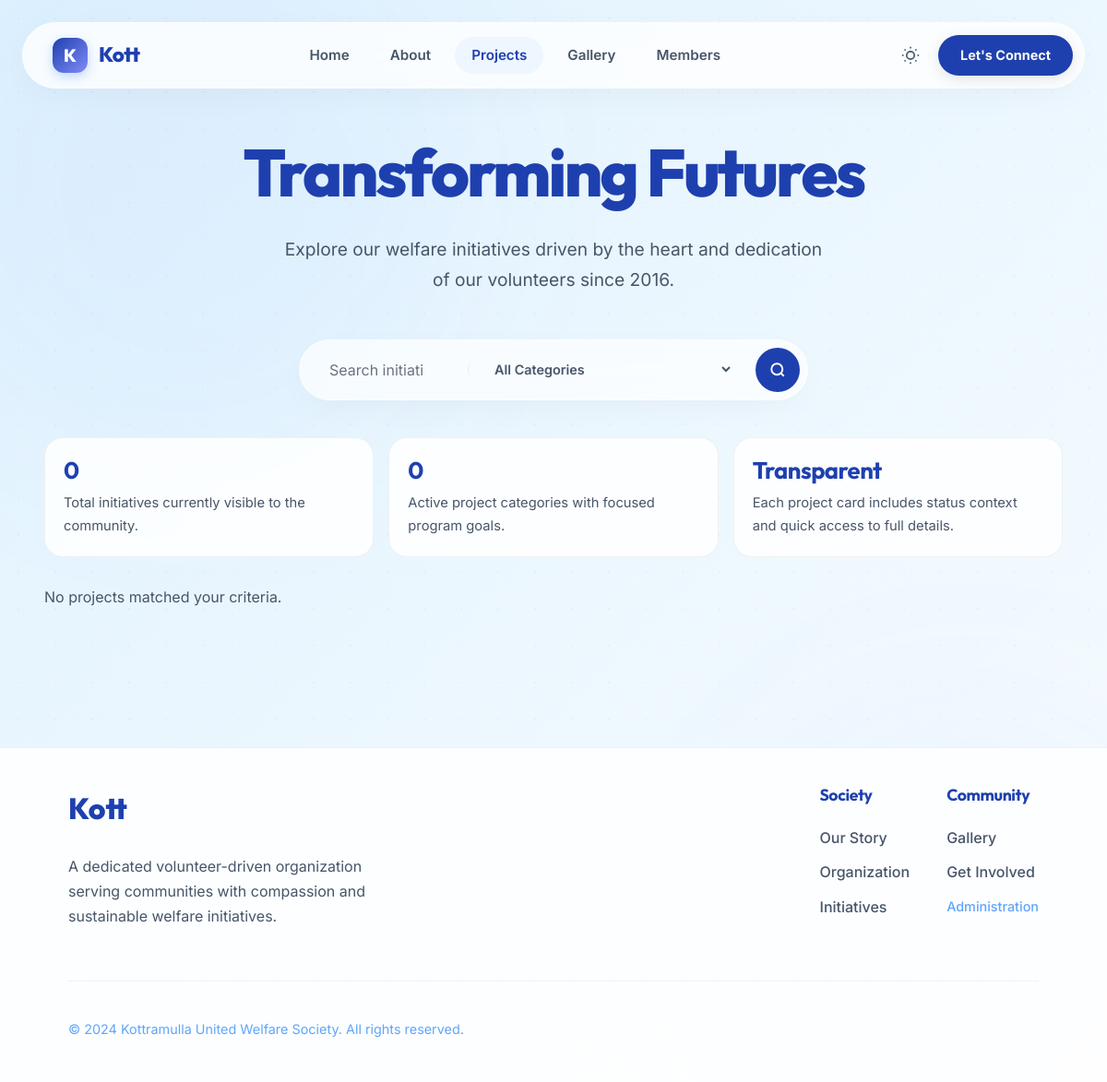
The app's page /projects with its own data.
### tables this page shows
CREATE TABLE IF NOT EXISTS website_settings (
    id INT UNSIGNED AUTO_INCREMENT PRIMARY KEY,
    website_title VARCHAR(255) NOT NULL DEFAULT 'Kottramulla United Welfare Society',
    website_description TEXT,
    logo_path VARCHAR(255) DEFAULT NULL,
    logo_alt_text VARCHAR(255) DEFAULT 'Kottramulla Logo',
    favicon_path VARCHAR(255) DEFAULT NULL,
    footer_copyright_text VARCHAR(255) DEFAULT '© 2024 Kottramulla United Welfare Society. All rights reserved.',
    footer_email VARCHAR(255) DEFAULT NULL,
    footer_phone VARCHAR(20) DEFAULT NULL,
    footer_address TEXT DEFAULT NULL,
    social_facebook VARCHAR(255) DEFAULT NULL,
    social_twitter VARCHAR(255) DEFAULT NULL,
    social_instagram VARCHAR(255) DEFAULT NULL,
    social_linkedin VARCHAR(255) DEFAULT NULL,
    social_youtube VARCHAR(255) DEFAULT NULL,
    primary_color VARCHAR(7) DEFAULT '#1e40af',
    secondary_color VARCHAR(7) DEFAULT '#7c3aed',
    accent_color VARCHAR(7) DEFAULT '#f59e0b',
    projects_insight3_title VARCHAR(255) DEFAULT 'Transparent',
    projects_insight3_body TEXT NULL,
    gallery_overview1_title VARCHAR(255) DEFAULT 'Living archive of service',
    gallery_overview1_body TEXT NULL,
    gallery_overview3_title VARCHAR(255) DEFAULT 'People-centered stories',
    gallery_overview3_body TEXT NULL,
    members_overview2_title VARCHAR(255) DEFAULT 'Volunteer-led',
    members_overview2_body TEXT NULL,
    members_overview3_title VARCHAR(255) DEFAULT 'Open to all',
    members_overview3_body TEXT NULL,
    contact_assurance1_title VARCHAR(255) DEFAULT 'Quick Response',
    contact_assurance1_body TEXT NULL,
    contact_assurance2_title VARCHAR(255) DEFAULT 'Meaningful Guidance',
    contact_assurance2_body TEXT NULL,
    contact_assurance3_title VARCHAR(255) DEFAULT 'Community First',
    contact_assurance3_body TEXT NULL,
    updated_at TIMESTAMP DEFAULT CURRENT_TIMESTAMP ON UPDATE CURRENT_TIMESTAMP
);

### app/Core/View.php (called while the page is built, shortened)
<?php
class View
{
    public static function render(string $view, array $data = [], string $layout = 'user/layouts/main'): void
    {
        $viewPath = __DIR__ . '/../../views/' . $view . '.php';
        $layoutPath = __DIR__ . '/../../views/' . $layout . '.php';
        extract($data, EXTR_SKIP);
        require $viewPath;
        $content = ob_get_clean();
        require $layoutPath;
    }
}

### app/Controllers/PublicController.php (called while the page is built, shortened)
<?php
class PublicController
{
    public function projects(): void
    {
        $categories = (new CategoryModel())->all();
        $selectedCategoryId = isset($_GET['category']) ? (int) $_GET['category'] : null;
        $search = trim((string) ($_GET['search'] ?? ''));
        $projects = (new ProjectModel())->groupedByCategory($selectedCategoryId ?: null, $search);
        View::render('user/projects/index', [
            'categories' => $categories,
            'projects' => $projects,
            'selectedCategoryId' => $selectedCategoryId,
            'search' => $search,
            'activePage' => 'projects',
        ]);
    }
}

### app/Support/helpers.php (called while the page is built, shortened)
<?php
function config(string $key): mixed
{
    static $cache = [];
    $segments = explode('.', $key);
    $file = array_shift($segments);
    if (!isset($cache[$file])) {
        $path = __DIR__ . '/../../config/' . $file . '.php';
        $cache[$file] = require $path;
    }
    if (empty($segments)) {
        return $cache[$file];
    }
    $value = $cache[$file];
    foreach ($segments as $segment) {
        $value = $value[$segment];
    }
    return $value;
}
function url(string $path = '/'): string
{
    $baseUrl = rtrim((string) config('app.base_url'), '/');
    if ($baseUrl === '' || $baseUrl === '/') {
        $baseDir = str_replace('\\', '/', dirname($_SERVER['SCRIPT_NAME']));
        $baseUrl = $baseDir !== '/' ? rtrim($baseDir, '/') : '';
    }
    $path = '/' . ltrim($path, '/');
    return $baseUrl . $path;
}
function asset_url(string $path): string
{
    $assetPath = '/' . ltrim($path, '/');
    $fullPath = __DIR__ . '/../../' . ltrim($path, '/');
    $version = '';
    if (is_file($fullPath)) {
        $mtime = @filemtime($fullPath);
        if ($mtime !== false) {
            $version = '?v=' . $mtime;
        }
    }
    return url($assetPath . $version);
}
function e(string $value): string
{
    return htmlspecialchars($value, ENT_QUOTES, 'UTF-8');
}
function website_settings(): ?array
{
    static $settings = null;
    if ($settings === null) {
        try {
            $model = new \App\Models\WebsiteSettingsModel();
            $settings = $model->get() ?: [];
        } catch (\Throwable) {
            $settings = [];
        }
    }
    return $settings ?: null;
}

### app/Support/env.php (called while the page is built, shortened)
<?php
function env(string $key, mixed $default = null): mixed
{
    $value = $_ENV[$key] ?? $_SERVER[$key] ?? getenv($key);
    if ($value === false || $value === null || $value === '') {
        return $default;
    }
    return $value;
}

### config/app.php (called while the page is built, shortened)
<?php
return [
    'name' => (string) env('APP_NAME', 'Kottramulla United Welfare Society'),
    'base_url' => (string) env('APP_URL', '/'),
    'timezone' => (string) env('APP_TIMEZONE', 'Asia/Colombo'),
    'session_name' => (string) env('SESSION_NAME', 'kottramulla_session'),
    'admin_route_prefix' => '/admin',
];

### config/database.php (called while the page is built, shortened)
<?php
return [
    'host' => (string) env('DB_HOST', '127.0.0.1'),
    'port' => (int) env('DB_PORT', 3306),
    'database' => (string) env('DB_DATABASE', 'kottramulla_website'),
    'username' => (string) env('DB_USERNAME', 'root'),
    'password' => (string) env('DB_PASSWORD', ''),
    'charset' => (string) env('DB_CHARSET', 'utf8mb4'),
];

### app/Models/ProjectModel.php (called while the page is built, shortened)
<?php
class ProjectModel
{
    public function groupedByCategory(?int $categoryId = null, string $search = ''): array
    {
        $pdo = Database::connection();
        $sql = 'SELECT p.id, p.title, p.description, p.photo_status, p.amount_lkr, p.project_date, c.id AS category_id, c.name AS category_name
                FROM projects p
                INNER JOIN project_categories c ON c.id = p.category_id
                WHERE 1=1';
        $params = [];
        $sql .= ' ORDER BY c.sort_order ASC, p.project_date DESC, p.created_at DESC';
        $stmt = $pdo->prepare($sql);
        $stmt->execute($params);
        $rows = $stmt->fetchAll();
        $grouped = [];
        return $grouped;
    }
}

### app/Models/WebsiteSettingsModel.php (called while the page is built, shortened)
<?php
class WebsiteSettingsModel
{
    public function get(): ?array
    {
        $pdo = Database::connection();
        $stmt = $pdo->query('SELECT * FROM website_settings WHERE id = 1 LIMIT 1');
        return $stmt->fetch(PDO::FETCH_ASSOC) ?: null;
    }
}

### views/user/projects/index.php (the view, shortened to what this page needs)
<link rel="stylesheet" href="<?= asset_url('/public/css/user/projects.css') ?>">
<?php $webSettings = website_settings() ?? []; ?>
<section class="projects-hero-section">
    <div class="page-shell">
        <h1 class="page-title reveal-text">Transforming <span class="accent-text">Futures</span></h1>
        <p class="hero-lead reveal-text">Explore our welfare initiatives driven by the heart and dedication of our volunteers since 2016.</p>
        <div class="filter-wrapper reveal-container">
            <form method="get" action="<?= url('/projects') ?>">
                <div class="filter-glass-pill">
                    <input
                        type="text"
                        name="search"
                        class="search-input-field"
                        placeholder="Search initiatives..."
                        value="<?= e($search) ?>"
                    >
                    <select name="category" class="filter-category-select">
                        <option value="">All Categories</option>
                    </select>
                    <button type="submit" class="btn-search-trigger" aria-label="Search">
                        <svg width="20" height="20" viewBox="0 0 24 24" fill="none" stroke="currentColor" stroke-width="2.5"><circle cx="11" cy="11" r="8"/><line x1="21" y1="21" x2="16.65" y2="16.65"/></svg>
                    </button>
                </div>
            </form>
        </div>
    </div>
</section>
<?php
    $totalProjects = 0;
?>
<section class="projects-insights reveal-container">
    <article class="insight-card">
        <h3><?= $totalProjects ?></h3>
        <p>Total initiatives currently visible to the community.</p>
    </article>
    <article class="insight-card">
        <h3><?= count($projects) ?></h3>
        <p>Active project categories with focused program goals.</p>
    </article>
    <article class="insight-card">
        <h3><?= e($webSettings['projects_insight3_title'] ?? 'Transparent') ?></h3>
        <p><?= e($webSettings['projects_insight3_body'] ?? 'Each project card includes status context and quick access to full details.') ?></p>
    </article>
</section>
<div class="project-sections-container">
    <?php if (empty($projects)): ?>
        <div class="members-empty reveal-container" style="grid-column: 1/-1;">
            <p>No projects matched your criteria.</p>
        </div>
    <?php endif; ?>
</div>

### views/user/layouts/main.php (shortened to what this page needs)
<!DOCTYPE html>
<html lang="en">
<head>
    <?php $webSettings = website_settings(); ?>
    <link rel="stylesheet" href="<?= asset_url('/public/css/user/base.css') ?>">
    <link rel="stylesheet" href="<?= asset_url('/public/css/user/components.css') ?>">
    <link rel="stylesheet" href="<?= asset_url('/public/css/user/main.css') ?>">
    <link rel="stylesheet" href="<?= asset_url('/public/css/user/home-modern.css') ?>">
    <link rel="stylesheet" href="<?= asset_url('/public/css/user/pages-modern.css') ?>">
</head>
<body class="public-body">
    <div class="glow-orb orb-1"></div>
    <div class="glow-orb orb-2"></div>
    <div class="glass-dots"></div>
    <header id="main-nav-wrapper">
        <div class="nav-container">
            <div class="nav-glass-pill rotate-in">
                <a href="<?= url('/home') ?>" class="nav-logo">
                    <?php if (!empty($webSettings['logo_path'])): ?>
                        <div class="logo-image logo-image--nav" style="width:44px;height:44px;overflow:hidden;">
                            <img src="<?= url('/public/' . htmlspecialchars($webSettings['logo_path'])); ?>" alt="<?= htmlspecialchars($webSettings['logo_alt_text'] ?? 'Logo'); ?>" class="logo-image-file" style="display:block;width:100%;height:100%;object-fit:contain;max-width:44px;max-height:44px;">
                        </div>
                    <?php else: ?>
                        <div class="logo-icon">K</div>
                        <span class="logo-text"><?= htmlspecialchars(substr($webSettings['website_title'] ?? 'KUWS', 0, 4)); ?></span>
                    <?php endif; ?>
                </a>
                <nav class="desktop-links">
                    <a href="<?= url('/home') ?>" class="nav-link <?= ($activePage ?? '') === 'home' ? 'active' : '' ?>">Home</a>
                    <a href="<?= url('/about') ?>" class="nav-link <?= ($activePage ?? '') === 'about' ? 'active' : '' ?>">About</a>
                    <a href="<?= url('/projects') ?>" class="nav-link <?= ($activePage ?? '') === 'projects' ? 'active' : '' ?>">Projects</a>
                    <a href="<?= url('/gallery') ?>" class="nav-link <?= ($activePage ?? '') === 'gallery' ? 'active' : '' ?>">Gallery</a>
                    <a href="<?= url('/members') ?>" class="nav-link <?= ($activePage ?? '') === 'members' ? 'active' : '' ?>">Members</a>
                </nav>
                <div class="nav-actions">
                    <button id="theme-toggle" class="icon-btn" aria-label="Toggle Theme">
                    </button>
                    <a href="<?= url('/contact') ?>" class="btn-cta-nav">Let's Connect</a>
                </div>
            </div>
        </div>
    </header>
    <main class="page-content">
        <?= $content ?>
    </main>
    <footer class="main-footer">
        <div class="footer-container">
            <div class="footer-top">
                <div class="footer-info">
                    <a href="<?= url('/home') ?>" class="footer-logo">
                        <?php if (!empty($webSettings['logo_path'])): ?>
                            <img src="<?= url('/public/' . htmlspecialchars($webSettings['logo_path'])); ?>" alt="<?= htmlspecialchars($webSettings['logo_alt_text'] ?? 'Logo'); ?>" class="footer-logo-image" style="display:block;width:56px;height:56px;object-fit:contain;max-width:56px;max-height:56px;">
                        <?php else: ?>
                            <?= htmlspecialchars(substr($webSettings['website_title'] ?? 'KUWS', 0, 4)); ?>
                        <?php endif; ?>
                    </a>
                    <p class="footer-tagline"><?= htmlspecialchars($webSettings['website_description'] ?? 'Since 2016, we have been dedicated to uniting hearts and empowering the community through collective welfare and unwavering hope.'); ?></p>
                </div>
                <div class="footer-nav">
                    <div class="footer-col">
                        <h4>Society</h4>
                        <a href="<?= url('/about') ?>">Our Story</a>
                        <a href="<?= url('/members') ?>">Organization</a>
                        <a href="<?= url('/projects') ?>">Initiatives</a>
                    </div>
                    <div class="footer-col">
                        <h4>Community</h4>
                        <a href="<?= url('/gallery') ?>">Gallery</a>
                        <a href="<?= url('/contact') ?>">Get Involved</a>
                        <a href="<?= url('/admin/login') ?>" class="dim-link">Administration</a>
                    </div>
                </div>
            </div>
            <div class="footer-bottom">
                <div class="footer-left">
                    <p><?= htmlspecialchars($webSettings['footer_copyright_text'] ?? '© ' . date('Y') . ' Kottramulla United Welfare Society. All Rights Reserved.'); ?></p>
                </div>
            </div>
        </div>
    </footer>
</body>
</html>

### records on screen
website_settings: website_title "Kott", projects_insight3_title "Transparent", projects_insight3_body "Each project card includes status context and quick access to full details.", website_description "A dedicated volunteer-driven organization serving communities with compassion and sustainable welfare initiatives.", footer_copyright_text "© 2024 Kottramulla United Welfare Society. All rights reserved."

### other values on screen
$totalProjects "0"
count($projects) "0"
